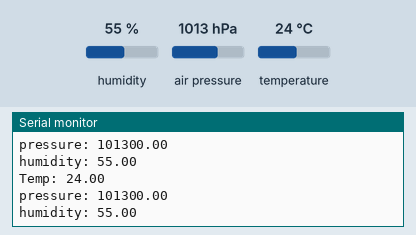
This sketch was run on a simulated Arduino Uno, built with avr-gcc and run on an emulated ATmega328P. Parts: the last lines printed to the serial monitor. The test bench sets the inputs (shaded band); at power-on: humidity 55 %, air pressure 1013 hPa, temperature 24 °C.

Above: at 2.3 s.
2.4 s: humidity set to 22 %
At 4.2 s:
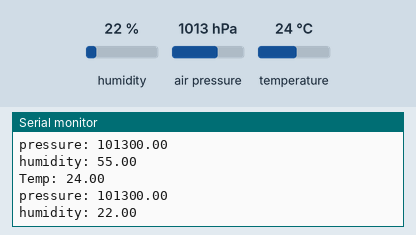
4.5 s: air pressure set to 952 hPa
At 5.5 s:
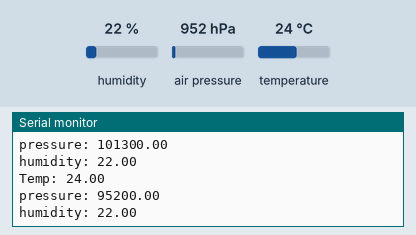
6.6 s: temperature set to 12 °C
At 8.2 s:
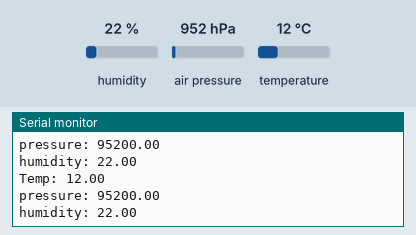

The sketch:

prueba_bme280_i2c.ino
```cpp
#include <Adafruit_BME280.h>


Adafruit_BME280 bme; // I2C


void setup() {
  // put your setup code here, to run once:
  Serial.begin(9600);


  Serial.println("bme status......   ");
  boolean bme280Status = bme.begin();
  Serial.println(bme280Status);

  if (!bme280Status) {
    Serial.println("Could not find a valid BME280 sensor, check wiring!");
    while (1);
  } else {
    Serial.println("sensor ok.");
  }
}

void loop() {
  // put your main code here, to run repeatedly:
  Serial.println("");
  Serial.print("Temp: ");
  Serial.println(bme.readTemperature());
  Serial.print("pressure: ");
  Serial.println(bme.readPressure());
  Serial.print("humidity: ");
  Serial.println(bme.readHumidity());
  Serial.println("");
  Serial.println("");


  delay(1500);
}
```

Measured:
- after the input at 2.4 s, the serial monitor: prints a new line after 0.67 s (image 1)
- after the input at 4.5 s, the serial monitor: prints a new line after 0.06 s (image 2)
- after the input at 6.6 s, the serial monitor: prints a new line after 0.95 s (image 3)
